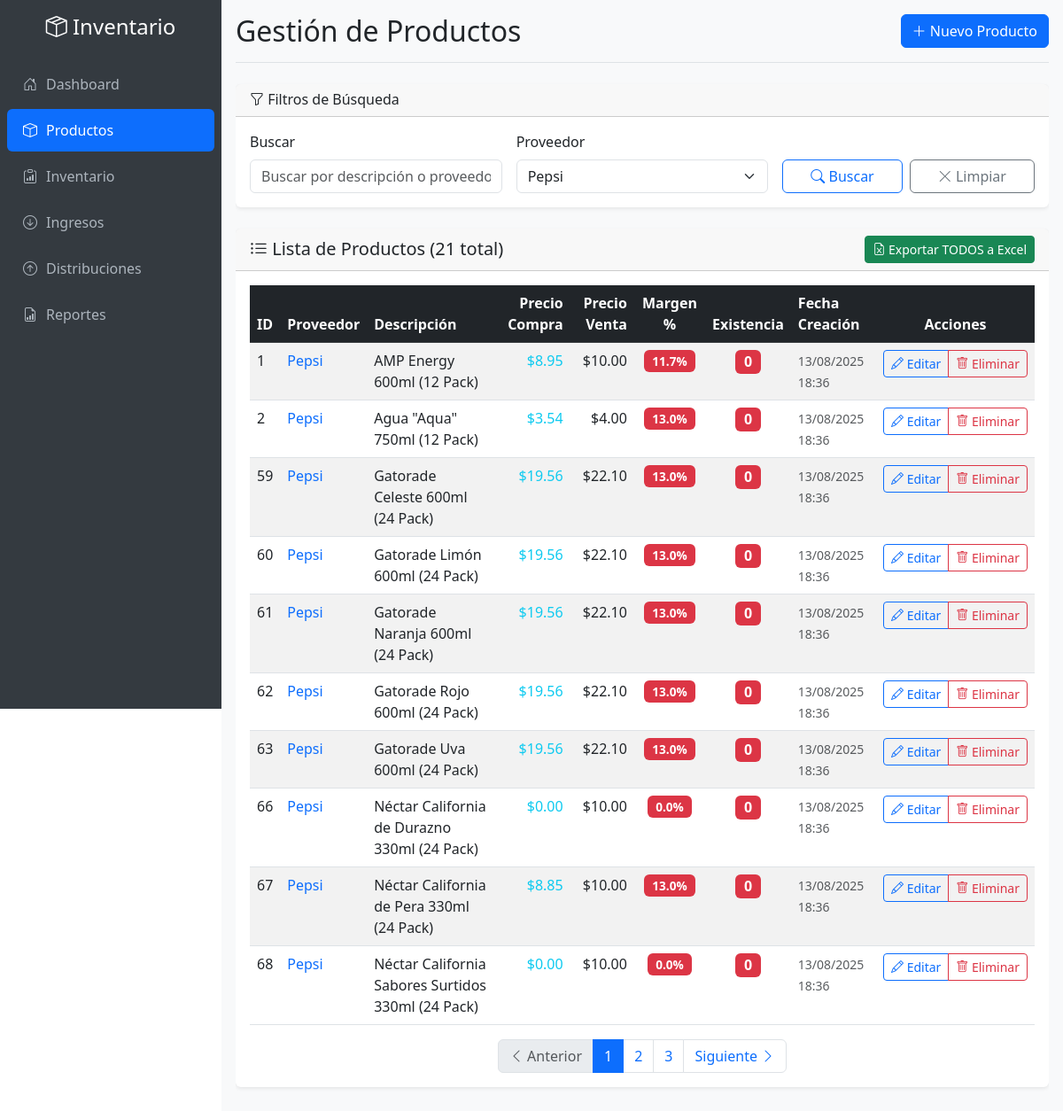
Before: /productos.php?proveedor=Pepsi with the older database file.
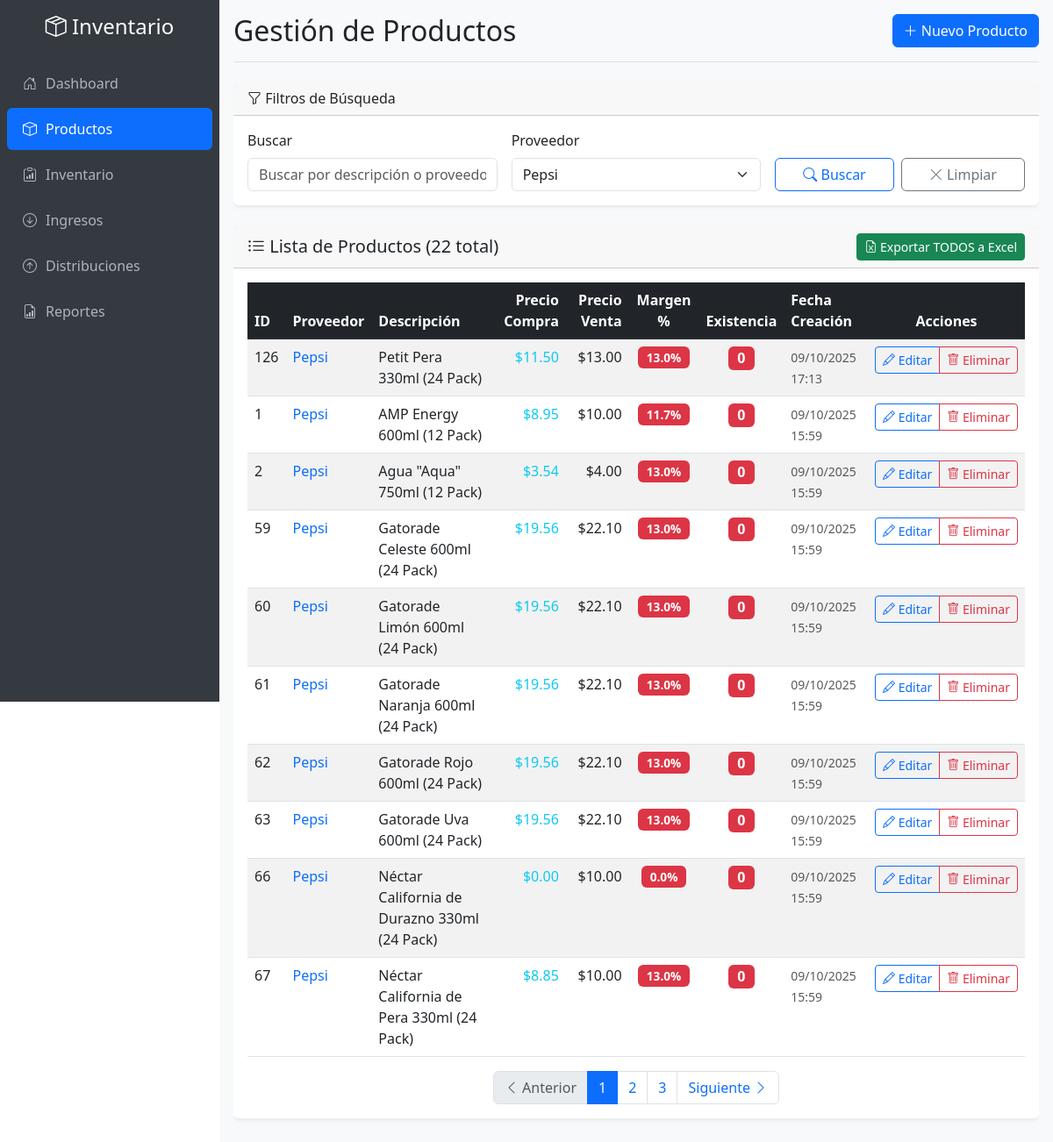
After: the same page with the newer database file.
### tables this page shows
CREATE TABLE IF NOT EXISTS `productos` (
  `id` int NOT NULL AUTO_INCREMENT,
  `proveedor` varchar(255) NOT NULL,
  `descripcion` text NOT NULL,
  `precio_compra` decimal(10,2) DEFAULT '0.00' COMMENT 'Último precio de compra registrado',
  `precio_venta` decimal(10,2) NOT NULL,
  `existencia` int DEFAULT '0',
  `margen_ganancia` decimal(5,2) GENERATED ALWAYS AS ((case when (`precio_compra` > 0) then (((`precio_venta` - `precio_compra`) / `precio_compra`) * 100) else 0 end)) STORED COMMENT 'Margen de ganancia en porcentaje (calculado automáticamente)',
  `fecha_creacion` timestamp NULL DEFAULT CURRENT_TIMESTAMP,
  `fecha_actualizacion` timestamp NULL DEFAULT CURRENT_TIMESTAMP ON UPDATE CURRENT_TIMESTAMP,
  PRIMARY KEY (`id`),
  KEY `idx_proveedor` (`proveedor`),
  KEY `idx_existencia` (`existencia`)
);

### productos.php (the view, shortened to what the changed rows need)
<?php
$database = new Database();
$db = $database->getConnection();
$page = isset($_GET['page']) ? (int)$_GET['page'] : 1;
$limit = 10;
$offset = ($page - 1) * $limit;
$search = isset($_GET['search']) ? $_GET['search'] : '';
$proveedor_filter = isset($_GET['proveedor']) ? $_GET['proveedor'] : '';
$where_conditions = [];
$params = [];
if (!empty($proveedor_filter)) {
    $where_conditions[] = "proveedor = ?";
    $params[] = $proveedor_filter;
}
$where_clause = !empty($where_conditions) ? "WHERE " . implode(" AND ", $where_conditions) : "";
$count_query = "SELECT COUNT(*) as total FROM productos $where_clause";
$stmt_count = $db->prepare($count_query);
$stmt_count->execute($params);
$total_productos = $stmt_count->fetch()['total'];
$total_pages = ceil($total_productos / $limit);
$query = "SELECT
    id,
    proveedor,
    descripcion,
    precio_compra,
    precio_venta,
    existencia,
    margen_ganancia,
    fecha_creacion
FROM productos
$where_clause
ORDER BY fecha_creacion DESC
LIMIT $limit OFFSET $offset";
$stmt = $db->prepare($query);
$stmt->execute($params);
$productos = $stmt->fetchAll();
?>
<!DOCTYPE html>
<html lang="es">
<head>
    <link href="https://cdn.jsdelivr.net/npm/bootstrap@5.3.0/dist/css/bootstrap.min.css" rel="stylesheet">
    <link href="https://cdn.jsdelivr.net/npm/bootstrap-icons@1.10.0/font/bootstrap-icons.css" rel="stylesheet">
</head>
<body>
    <div class="app-container">
        <main class="main-content">
            <div class="content-wrapper">
                <div class="d-flex justify-content-between flex-wrap align-items-center mb-4 pb-3 border-bottom">
                    <h1 class="h2 mb-0">Gestión de Productos</h1>
                </div>
                <div class="card animate-in">
                    <div class="card-header d-flex justify-content-between align-items-center flex-wrap">
                        <h5 class="card-title mb-0">
                            <i class="bi bi-list-ul"></i>
                            Lista de Productos (<?php echo number_format($total_productos); ?> total)
                        </h5>
                        <button type="button" class="btn btn-success btn-sm mt-2 mt-md-0" onclick="exportarTodosProductosExcel()">
                            <i class="bi bi-file-earmark-excel"></i>
                            <span class="d-none d-sm-inline">Exportar TODOS a Excel</span>
                        </button>
                    </div>
                    <div class="card-body">
                        <?php if (count($productos) > 0): ?>
                            <div class="table-responsive">
                                <table class="table table-striped table-hover mb-0" id="tablaProductos">
                                    <thead class="table-dark">
                                        <tr>
                                            <th>ID</th>
                                            <th>Proveedor</th>
                                            <th>Descripción</th>
                                            <th class="text-end">Precio Compra</th>
                                            <th class="text-end">Precio Venta</th>
                                            <th class="text-center">Margen %</th>
                                            <th class="text-center">Existencia</th>
                                            <th class="d-none d-md-table-cell">Fecha Creación</th>
                                            <th class="table-actions text-center">Acciones</th>
                                        </tr>
                                    </thead>
                                    <tbody>
                                        <?php foreach ($productos as $producto): ?>
                                            <?php
                                            $margen = $producto['margen_ganancia'];
                                            $margen_class = 'margen-bajo';
                                            ?>
                                            <tr>
                                                <td class="fw-medium"><?php echo $producto['id']; ?></td>
                                                <td>
                                                    <span class="fw-medium text-primary">
                                                        <?php echo htmlspecialchars($producto['proveedor']); ?>
                                                    </span>
                                                </td>
                                                <td>
                                                    <span title="<?php echo htmlspecialchars($producto['descripcion']); ?>">
                                                        <?php echo htmlspecialchars($producto['descripcion']); ?>
                                                    </span>
                                                </td>
                                                <td class="text-end text-info fw-medium">
                                                    $<?php echo number_format($producto['precio_compra'], 2); ?>
                                                </td>
                                                <td class="text-end fw-medium">
                                                    $<?php echo number_format($producto['precio_venta'], 2); ?>
                                                </td>
                                                <td class="text-center">
                                                    <span class="badge margen-badge <?php echo $margen_class; ?>">
                                                        <?php echo number_format($margen, 1); ?>%
                                                    </span>
                                                </td>
                                                <td class="text-center">
                                                    <span class="badge fs-6 <?php echo $producto['existencia'] == 0 ? 'bg-danger' : ($producto['existencia'] < 10 ? 'bg-warning text-dark' : 'bg-success'); ?>">
                                                        <?php echo number_format($producto['existencia']); ?>
                                                    </span>
                                                </td>
                                                <td class="d-none d-md-table-cell text-muted">
                                                    <small><?php echo date('d/m/Y H:i', strtotime($producto['fecha_creacion'])); ?></small>
                                                </td>
                                                <td class="table-actions text-center">
                                                    <div class="btn-group" role="group">
                                                        <button type="button" class="btn btn-sm btn-outline-primary"
                                                                onclick="editarProducto(<?php echo htmlspecialchars(json_encode($producto)); ?>)"
                                                                title="Editar producto">
                                                            <i class="bi bi-pencil"></i>
                                                            <span class="d-none d-lg-inline"> Editar</span>
                                                        </button>
                                                        <button type="button" class="btn btn-sm btn-outline-danger"
                                                                onclick="eliminarProducto(<?php echo $producto['id']; ?>, '<?php echo htmlspecialchars($producto['descripcion']); ?>')"
                                                                title="Eliminar producto">
                                                            <i class="bi bi-trash"></i>
                                                            <span class="d-none d-lg-inline"> Eliminar</span>
                                                        </button>
                                                    </div>
                                                </td>
                                            </tr>
                                        <?php endforeach; ?>
                                    </tbody>
                                </table>
                            </div>
                            <?php if ($total_pages > 1): ?>
                                <nav aria-label="Navegación de productos" class="mt-3">
                                    <ul class="pagination justify-content-center mb-0">
                                        <?php for ($i = max(1, $page - 2); $i <= min($total_pages, $page + 2); $i++): ?>
                                            <li class="page-item <?php echo $i == $page ? 'active' : ''; ?>">
                                                <a class="page-link" href="?page=<?php echo $i; ?>&search=<?php echo urlencode($search); ?>&proveedor=<?php echo urlencode($proveedor_filter); ?>"><?php echo $i; ?></a>
                                            </li>
                                        <?php endfor; ?>
                                    </ul>
                                </nav>
                            <?php endif; ?>
                        <?php endif; ?>
                    </div>
                </div>
            </div>
        </main>
    </div>
</body>
</html>

Changed rows visible on the page:
no longer on this page (row edited): productos: id "68", proveedor "Pepsi", descripcion "Néctar California Sabores Surtidos 330ml (24 Pack)", precio_compra "0.00", precio_venta "10.00", margen_ganancia "0.0", existencia "0", fecha_creacion "13/08/2025 18:36"
added productos: id "126", proveedor "Pepsi", descripcion "Petit Pera 330ml (24 Pack)", precio_compra "11.50", precio_venta "13.00", margen_ganancia "13.0", existencia "0", fecha_creacion "09/10/2025 17:13"
changed productos "AMP Energy 600ml (12 Pack)": fecha_creacion "13/08/2025 18:36" → "09/10/2025 15:59"
changed productos "Agua \"Aqua\" 750ml (12 Pack)": fecha_creacion "13/08/2025 18:36" → "09/10/2025 15:59"
changed productos "Gatorade Celeste 600ml (24 Pack)": fecha_creacion "13/08/2025 18:36" → "09/10/2025 15:59"
changed productos "Gatorade Limón 600ml (24 Pack)": fecha_creacion "13/08/2025 18:36" → "09/10/2025 15:59"
changed productos "Gatorade Naranja 600ml (24 Pack)": fecha_creacion "13/08/2025 18:36" → "09/10/2025 15:59"
changed productos "Gatorade Rojo 600ml (24 Pack)": fecha_creacion "13/08/2025 18:36" → "09/10/2025 15:59"
changed productos "Gatorade Uva 600ml (24 Pack)": fecha_creacion "13/08/2025 18:36" → "09/10/2025 15:59"
changed productos "Néctar California de Durazno 330ml (24 Pack)": fecha_creacion "13/08/2025 18:36" → "09/10/2025 15:59"
changed productos "Néctar California de Pera 330ml (24 Pack)": fecha_creacion "13/08/2025 18:36" → "09/10/2025 15:59"
Other visible differences:
$total_productos: "21" → "22"
